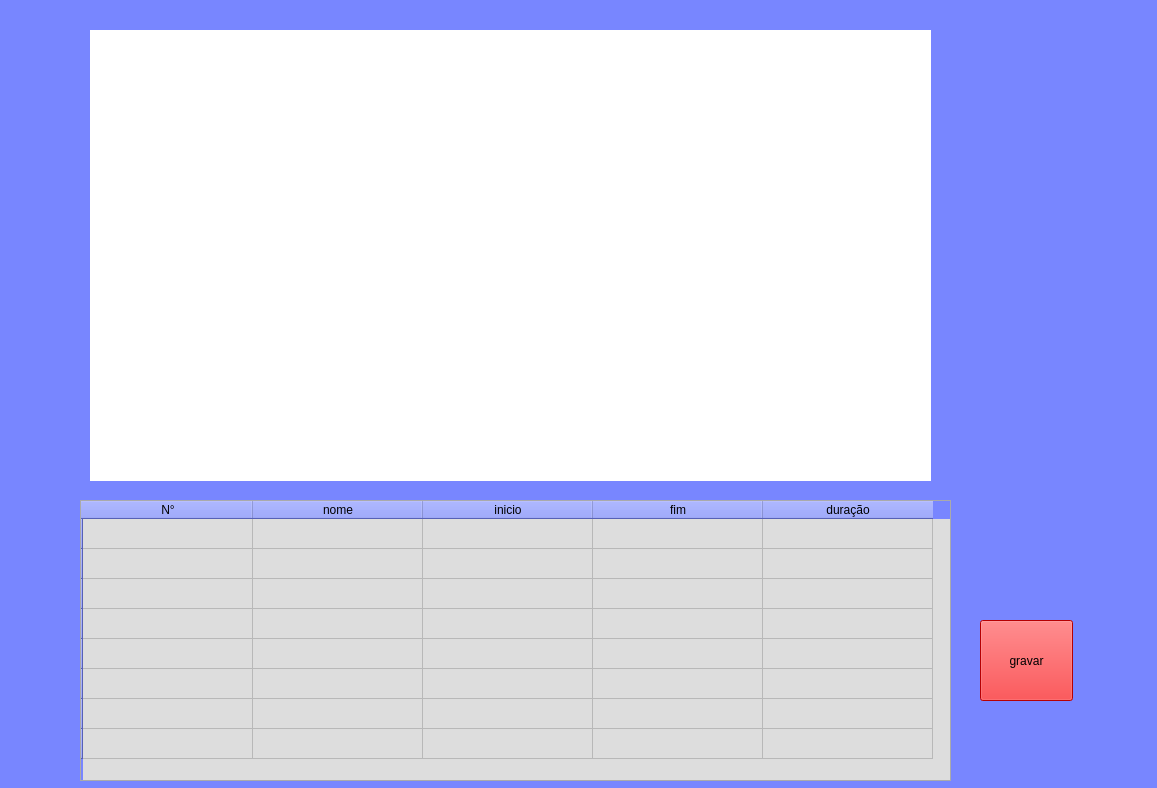
<?xml version="1.0" encoding="UTF-8"?>
<ui version="4.0">
 <class>Form</class>
 <widget class="QWidget" name="Form">
  <property name="geometry">
   <rect>
    <x>0</x>
    <y>0</y>
    <width>1157</width>
    <height>788</height>
   </rect>
  </property>
  <property name="windowTitle">
   <string>Form</string>
  </property>
  <property name="styleSheet">
   <string notr="true">QWidget{
background-color:rgb(120, 134, 255)
}
</string>
  </property>
  <widget class="QTableWidget" name="tableWidget">
   <property name="geometry">
    <rect>
     <x>80</x>
     <y>500</y>
     <width>871</width>
     <height>281</height>
    </rect>
   </property>
   <property name="toolTip">
    <string>&lt;html&gt;&lt;head/&gt;&lt;body&gt;&lt;p&gt;reprodução&lt;/p&gt;&lt;p&gt;&lt;br/&gt;&lt;/p&gt;&lt;/body&gt;&lt;/html&gt;</string>
   </property>
   <property name="styleSheet">
    <string notr="true">QTableWidget{
background-color:rgb(221, 221, 221)
}</string>
   </property>
   <attribute name="horizontalHeaderDefaultSectionSize">
    <number>170</number>
   </attribute>
   <row>
    <property name="text">
     <string/>
    </property>
   </row>
   <row>
    <property name="text">
     <string/>
    </property>
   </row>
   <row>
    <property name="text">
     <string/>
    </property>
   </row>
   <row>
    <property name="text">
     <string/>
    </property>
   </row>
   <row>
    <property name="text">
     <string/>
    </property>
   </row>
   <row>
    <property name="text">
     <string/>
    </property>
   </row>
   <row>
    <property name="text">
     <string/>
    </property>
   </row>
   <row>
    <property name="text">
     <string/>
    </property>
   </row>
   <column>
    <property name="text">
     <string>N°</string>
    </property>
   </column>
   <column>
    <property name="text">
     <string>nome</string>
    </property>
   </column>
   <column>
    <property name="text">
     <string>inicio</string>
    </property>
   </column>
   <column>
    <property name="text">
     <string>fim</string>
    </property>
   </column>
   <column>
    <property name="text">
     <string>duração</string>
    </property>
   </column>
  </widget>
  <widget class="QWidget" name="widget" native="true">
   <property name="geometry">
    <rect>
     <x>90</x>
     <y>30</y>
     <width>841</width>
     <height>451</height>
    </rect>
   </property>
   <property name="styleSheet">
    <string notr="true">QWidget{
background-color:rgb(255, 255, 255)
}</string>
   </property>
  </widget>
  <widget class="QPushButton" name="pushButton">
   <property name="geometry">
    <rect>
     <x>980</x>
     <y>620</y>
     <width>93</width>
     <height>81</height>
    </rect>
   </property>
   <property name="autoFillBackground">
    <bool>false</bool>
   </property>
   <property name="styleSheet">
    <string notr="true">QPushButton{
	background-color:rgb(255, 0, 4);
}
</string>
   </property>
   <property name="text">
    <string>gravar</string>
   </property>
   <property name="icon">
    <iconset theme="redbutton">
     <normaloff>.</normaloff>.</iconset>
   </property>
   <property name="iconSize">
    <size>
     <width>60</width>
     <height>60</height>
    </size>
   </property>
  </widget>
 </widget>
 <resources/>
 <connections/>
</ui>
